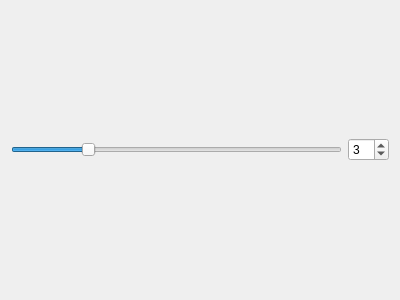
<?xml version="1.0" encoding="UTF-8"?>
<ui version="4.0">
 <class>FastSpeedControlWidget</class>
 <widget class="QWidget" name="FastSpeedControlWidget">
  <property name="geometry">
   <rect>
    <x>0</x>
    <y>0</y>
    <width>400</width>
    <height>300</height>
   </rect>
  </property>
  <property name="windowTitle">
   <string>Form</string>
  </property>
  <layout class="QVBoxLayout" name="verticalLayout">
   <item>
    <layout class="QHBoxLayout" name="horizontalLayout">
     <item>
      <widget class="QSlider" name="Slider_">
       <property name="minimum">
        <number>1</number>
       </property>
       <property name="maximum">
        <number>10</number>
       </property>
       <property name="value">
        <number>3</number>
       </property>
       <property name="orientation">
        <enum>Qt::Horizontal</enum>
       </property>
      </widget>
     </item>
     <item>
      <widget class="QSpinBox" name="Box_">
       <property name="minimum">
        <number>1</number>
       </property>
       <property name="maximum">
        <number>10</number>
       </property>
       <property name="value">
        <number>3</number>
       </property>
      </widget>
     </item>
    </layout>
   </item>
  </layout>
 </widget>
 <resources/>
 <connections>
  <connection>
   <sender>Slider_</sender>
   <signal>valueChanged(int)</signal>
   <receiver>Box_</receiver>
   <slot>setValue(int)</slot>
   <hints>
    <hint type="sourcelabel">
     <x>121</x>
     <y>29</y>
    </hint>
    <hint type="destinationlabel">
     <x>166</x>
     <y>34</y>
    </hint>
   </hints>
  </connection>
  <connection>
   <sender>Box_</sender>
   <signal>valueChanged(int)</signal>
   <receiver>Slider_</receiver>
   <slot>setValue(int)</slot>
   <hints>
    <hint type="sourcelabel">
     <x>180</x>
     <y>35</y>
    </hint>
    <hint type="destinationlabel">
     <x>104</x>
     <y>35</y>
    </hint>
   </hints>
  </connection>
 </connections>
</ui>
